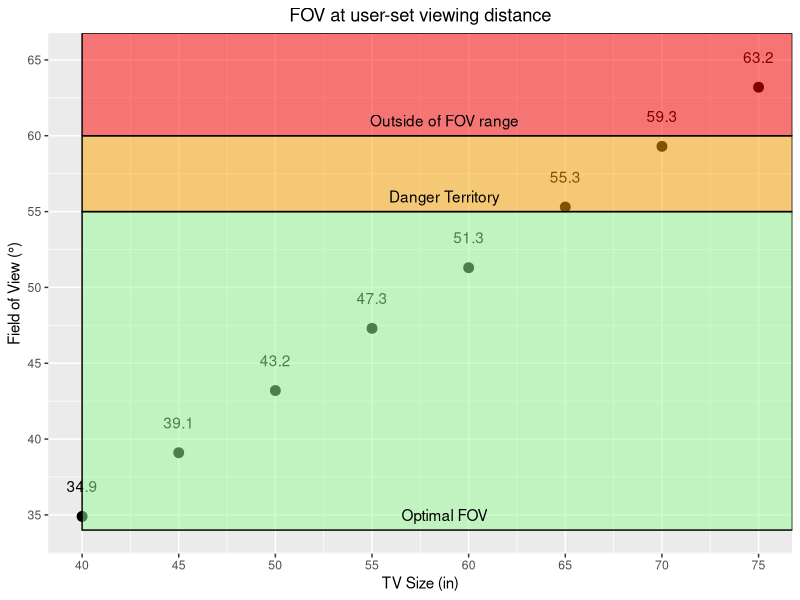
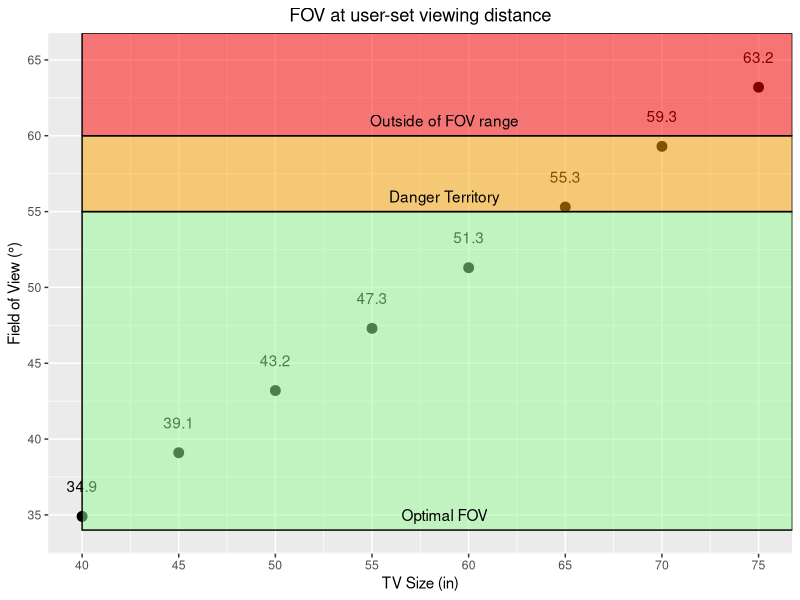

Source code (R) for these figures, in order:
library(tidyverse)
library(ggplot2)
library(ggrepel)


setwd("C:/Users/matth/Documents/Projects/PixelDensity")
user_data <- read.csv('data.csv')


print(user_data)

ggplot(data = user_data,
       aes(sizeData, FOV))+
  geom_point(size = 3)+
  scale_x_continuous(breaks = round(seq(min(35), max(75), by = 5),1))+ # identifies tick mark rate
  scale_y_continuous(breaks = round(seq(min(20), max(65), by = 5), 1))+
  geom_text( # labels points on graph
    aes(x = sizeData, y = FOV, label=FOV),
    nudge_x = , nudge_y = 2,
    check_overlap = T
  )+
  annotate(geom = "rect", xmin = 40, xmax = Inf, ymin = 34, ymax = 55,
         fill = "palegreen", color = "black", alpha = 0.5)+ # green rectangle
  annotate(geom = "rect", xmin = 40, xmax = Inf, ymin = 55, ymax = 60,
           fill = "orange", color = "black", alpha = 0.5)+ # orange rectangle
  annotate(geom = "rect", xmin = 40, xmax = Inf, ymin = 60, ymax = Inf,
           fill = "red", color = "black", alpha = 0.5)+ # red rectangle
  labs(title = "FOV at user-set viewing distance", 
       x = "TV Size (in)", 
       y = "Field of View (°)")+
  theme(plot.title = element_text(hjust = 0.5))+
  annotate("text", x=58.75, y=35, label= "Optimal FOV")+
  annotate("text", x=58.75, y = 56, label= "Danger Territory")+
  annotate("text", x = 58.75, y = 61, label = "Outside of FOV range")

ggsave("plot.png", width = 5, height = 5, units = "in", dpi = 300)